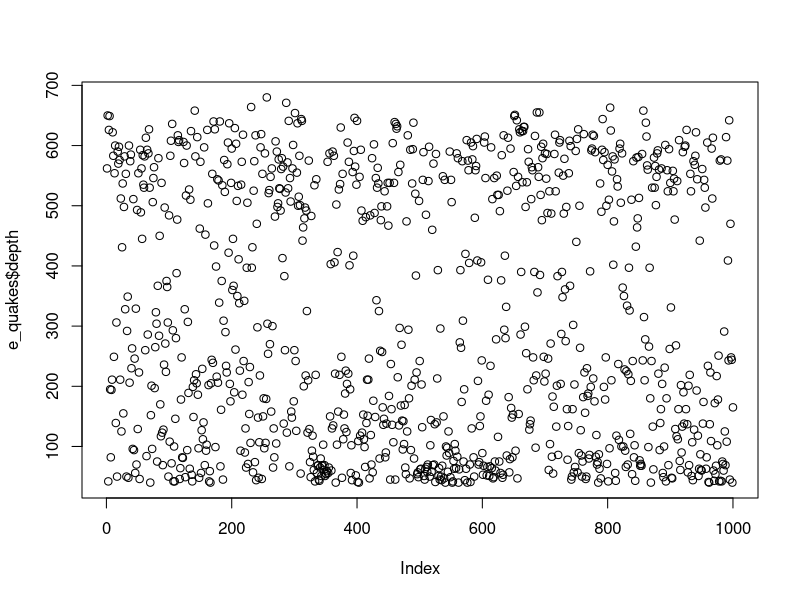
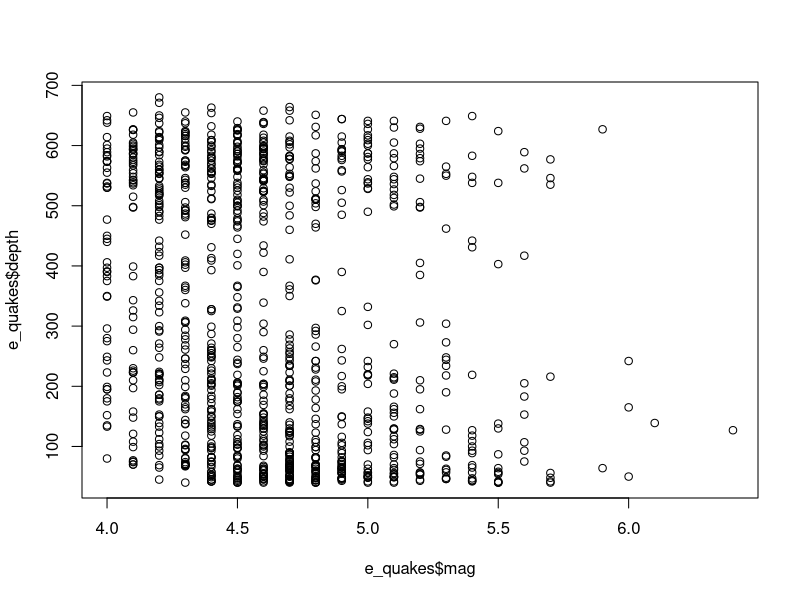
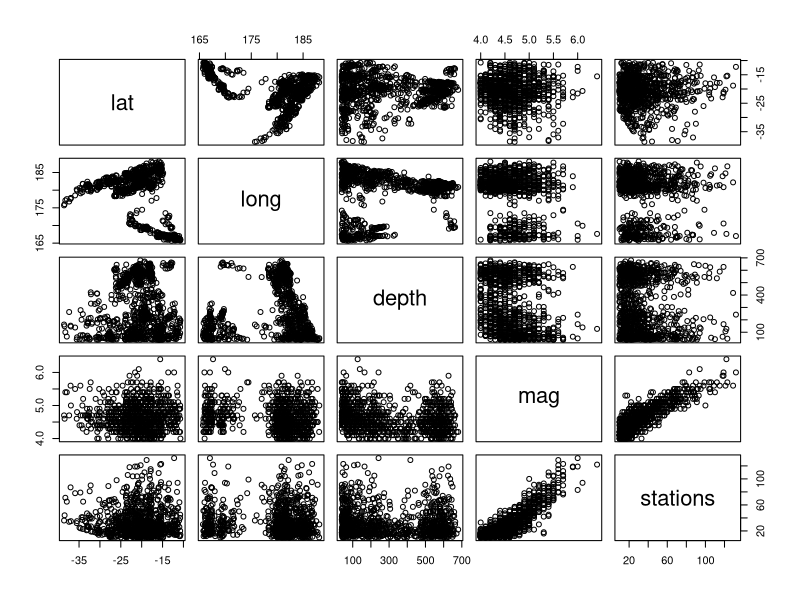
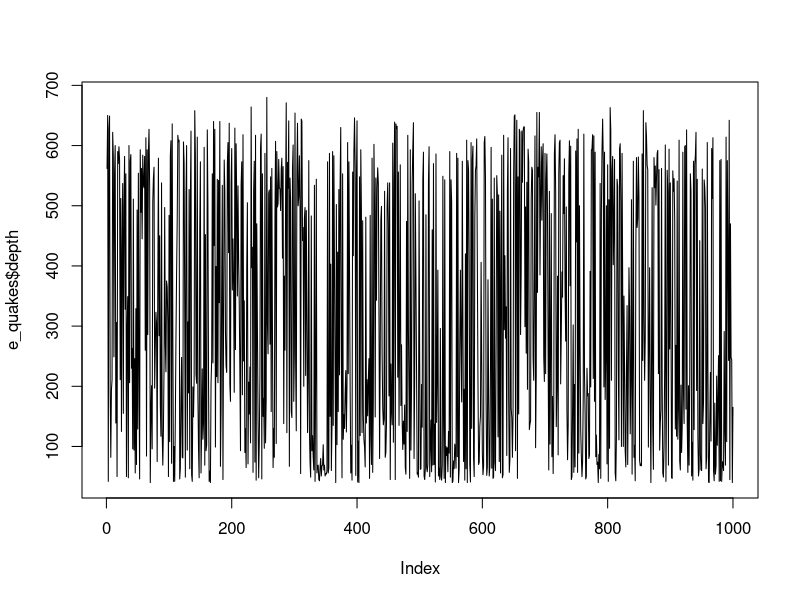
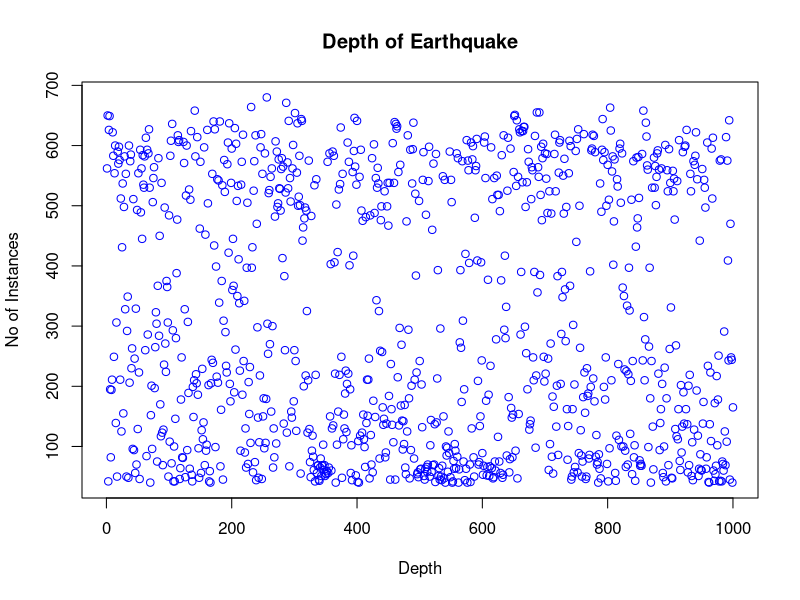
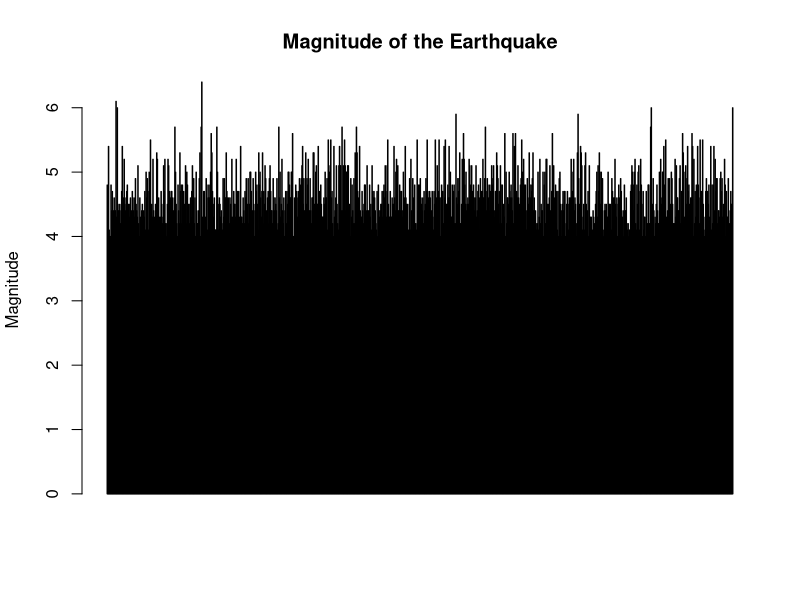
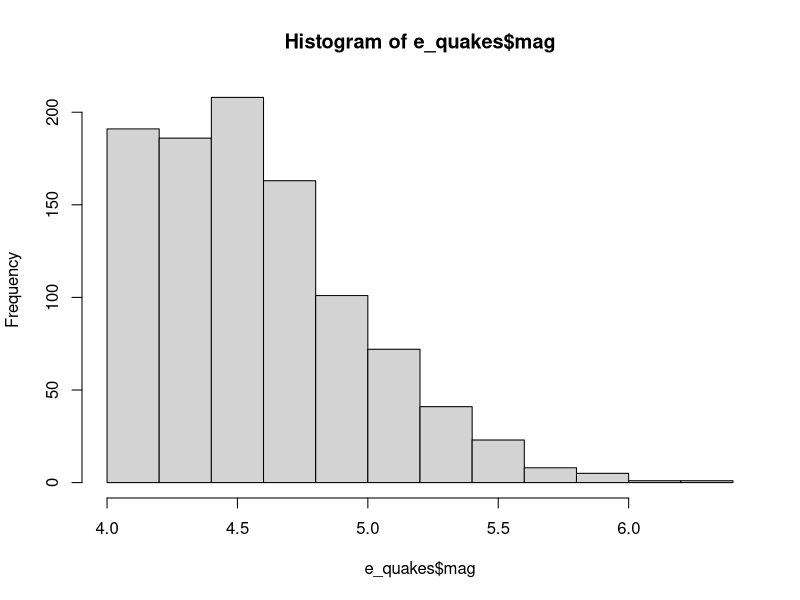
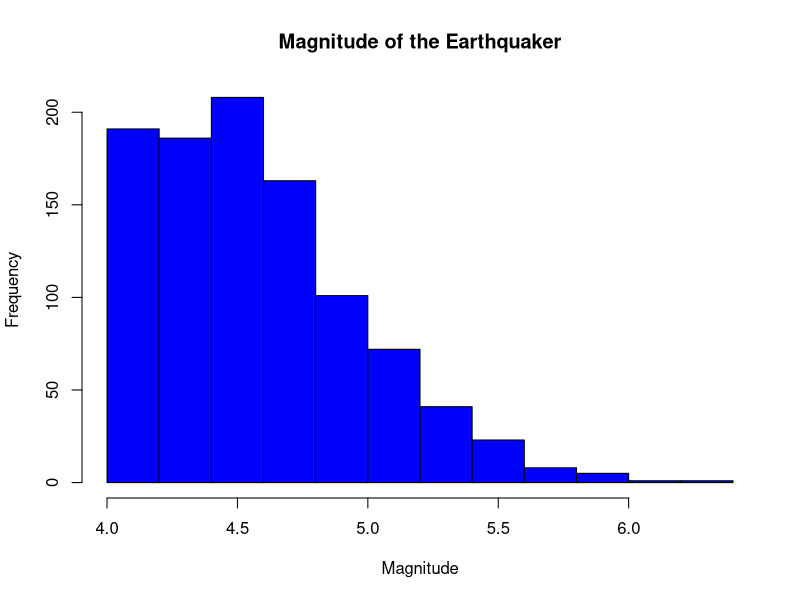

Write the R code that produced these figures, in order. (Note: this script raises an error after producing the figures.)
e_quakes <- datasets::quakes


head(e_quakes,10)
tail(e_quakes, 10)


summary(e_quakes$depth)

summary(e_quakes)


#################
plot(e_quakes$depth)
plot(e_quakes$mag, e_quakes$depth, type = "p")

plot(e_quakes)


#############Plot and lines

plot(e_quakes$depth, type = 'l') # p: Points, l: Lines, b: Both
plot(e_quakes$depth, xlab = 'Depth',
     ylab = 'No of Instances', main = 'Depth of Earthquake',
     col = 'blue')

#Horizontal Bar Plot

barplot(e_quakes$mag, main = 'Magnitude of the Earthquake', 
        ylab = 'Magnitude', col = 'blue', horiz = F, axes = T)


# Histogram 
hist(e_quakes$mag)
hist(e_quakes$mag,
     main = 'Magnitude of the Earthquaker',
     xlab = 'Magnitude',
     col = 'blue')

hist(e_quakes$depth,
     main = 'Depth of the Earthquake',
     xlab = 'Depth',
     col = 'blue')

# Single Box Plot
boxplot(e_quakes$mag, main = "Boxplot of Magnitude")
boxplot.stats(e_quakes$mag)$out

# Multiple box plots
boxplot(e_quakes[,3:4], main='Multiple')

# Margin of the grid (mar),
# No of rows and columns (mfrow)
# wether a border is to be included(bty)
# and position of the labels (las: 1 for Horizontal, las:0 for Vertical)
# bty - box around the plot

par(mfrow = c(3,3), mar=c(2,5,2,1), las=0, bty = 'o')

plot(e_quakes$mag)
plot(e_quakes$mag, e_quakes$depth)
plot(e_quakes$mag, type = 'l')
plot(e_quakes$mag, type = 'l')
plot(e_quakes$mag, type = 'l')
barplot(e_quakes$mag, main = 'Magnitude of the earthquake', 
        xlab = 'Magnitude', col = 'green', horiz = TRUE)
hist(e_quakes$depth)
boxplot(e_quakes$depth)
boxplot(e_quakes[,0:4], main = 'Multiple Box Plots')

# Standard deviation
sd(e_quakes$depth, na.rm = T) # by removing the NA values
skewness(e_quakes$depth)
kurtosis(e_quakes$depth)
